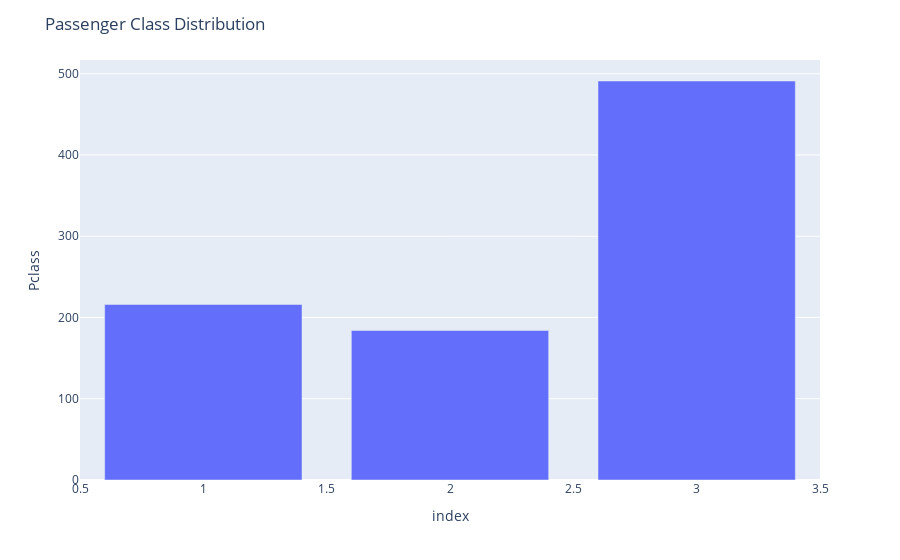
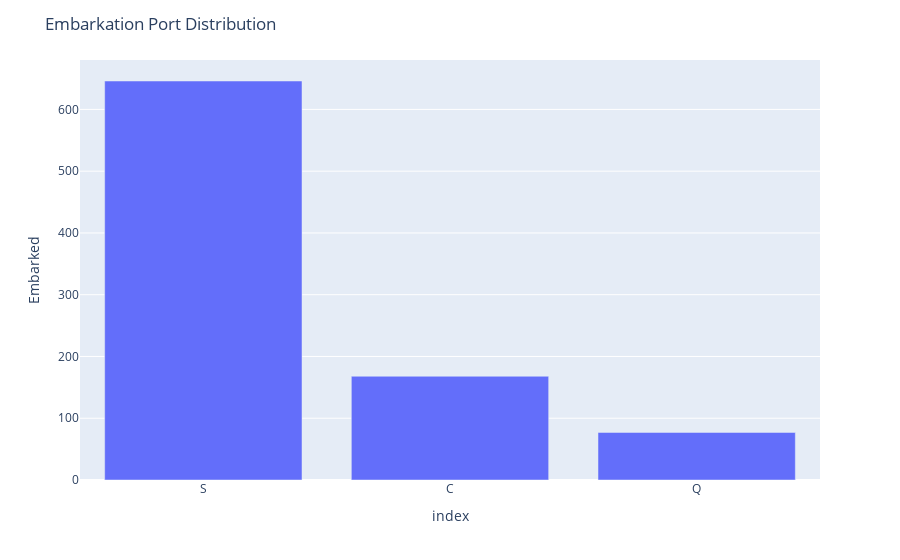

Notebook code cell kept with these figures, in order:
### Code cell
# Plot for 'Pclass'
fig2 = px.bar(df['Pclass'].value_counts().reset_index(), x='index', y='Pclass')
fig2.update_layout(title="Passenger Class Distribution")

# Plot for 'Embarked'
fig3 = px.bar(df['Embarked'].value_counts().reset_index(), x='index', y='Embarked')
fig3.update_layout(title="Embarkation Port Distribution")

fig2.show()
fig3.show()

### Figure 1 — Plotly figure (JSON) as saved in the notebook; plotly's stock layout.template omitted (floating-point values rounded to 4 significant figures)
{"data": [{"alignmentgroup": "True", "hovertemplate": "index=%{x}<br>Pclass=%{y}<extra></extra>", "legendgroup": "", "marker": {"color": "#636efa", "pattern": {"shape": ""}}, "name": "", "offsetgroup": "", "orientation": "v", "showlegend": false, "textposition": "auto", "type": "bar", "x": [3, 1, 2], "xaxis": "x", "y": [491, 216, 184], "yaxis": "y"}], "layout": {"barmode": "relative", "legend": {"tracegroupgap": 0}, "margin": {"t": 60}, "title": {"text": "Passenger Class Distribution"}, "xaxis": {"anchor": "y", "domain": [0, 1], "title": {"text": "index"}}, "yaxis": {"anchor": "x", "domain": [0, 1], "title": {"text": "Pclass"}}}}

### Figure 2 — Plotly figure (JSON) as saved in the notebook; plotly's stock layout.template omitted (floating-point values rounded to 4 significant figures)
{"data": [{"alignmentgroup": "True", "hovertemplate": "index=%{x}<br>Embarked=%{y}<extra></extra>", "legendgroup": "", "marker": {"color": "#636efa", "pattern": {"shape": ""}}, "name": "", "offsetgroup": "", "orientation": "v", "showlegend": false, "textposition": "auto", "type": "bar", "x": ["S", "C", "Q"], "xaxis": "x", "y": [646, 168, 77], "yaxis": "y"}], "layout": {"barmode": "relative", "legend": {"tracegroupgap": 0}, "margin": {"t": 60}, "title": {"text": "Embarkation Port Distribution"}, "xaxis": {"anchor": "y", "domain": [0, 1], "title": {"text": "index"}}, "yaxis": {"anchor": "x", "domain": [0, 1], "title": {"text": "Embarked"}}}}
